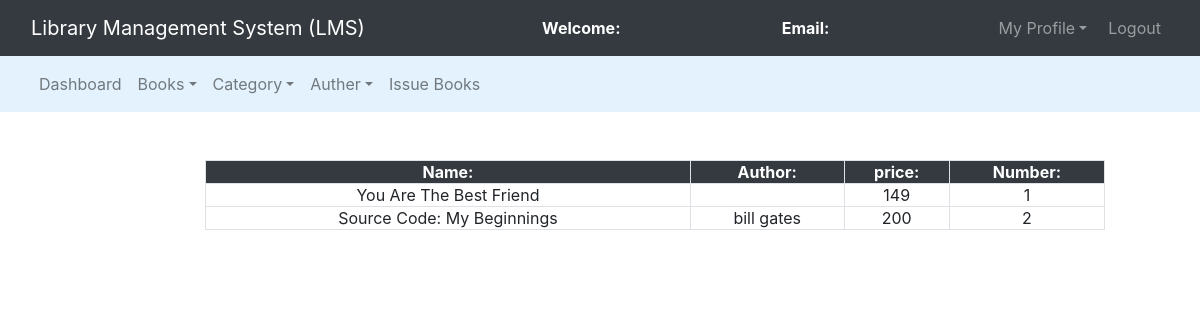
/admin/regbooks.php, run on the app's committed database.
### tables this page shows
CREATE TABLE `books` (
  `book_id` int(11) NOT NULL,
  `book_name` varchar(250) NOT NULL,
  `author_id` int(11) NOT NULL,
  `cat_id` int(11) NOT NULL,
  `book_no` int(11) NOT NULL,
  `book_price` int(11) NOT NULL
);

CREATE TABLE `authors` (
  `author_id` int(11) NOT NULL,
  `author_name` varchar(250) NOT NULL
);

### admin/regbooks.php (the view, shortened to what this page needs)
<?php
    $connection = mysqli_connect("localhost","root","");
    $query = "select books.book_name,books.book_no,books.book_price,authors.author_name from books left join authors on books.author_id = authors.author_id";
?>
<html lang="en">
<head>
    <link rel="stylesheet" type="text/css" href="../bootstrap-4.4.1/css/bootstrap.min.css">
</head>
<body>
    <nav class="navbar navbar-expand-lg navbar-dark bg-dark">
        <div class="container-fluid">
            <div class="navbar-header">
                <a class="navbar-brand" href="admin_dashboard.php">Library Management System (LMS)</a>
            </div>
            <font style="color:white"><span><strong>Welcome: <?php
                                                                ?></strong></span></font>
            <font style="color:white"><span><strong>Email: <?php
                                                            ?></strong></span></font>
            <ul class="nav navbar-nav navbar-right">
                <li class="nav-item dropdown">
                    <a class="nav-link dropdown-toggle" data-toggle="dropdown" style=" margin-right:5px" ;>My Profile</a>
                </li>
                <li class="nav-item"><a class="nav-link" href="aindex.php">Logout</a></li>
            </ul>
        </div>
    </nav>
    <nav class="navbar navbar-expand-lg navbar-light" style="background-color:#e3f2fd">
        <div class="container-fluid">
            <ul class="nav navbar-nav navbar-center">
                <li class="nav-item">
                    <a href="admin_dashboard.php" class="nav-link">Dashboard</a>
                </li>
                <li class="nav item-dropdown">
                    <a href="" class="nav-link dropdown-toggle" data-toggle="dropdown">Books</a>
                </li>
                <li class="nav item-dropdown">
                    <a href="" class="nav-link dropdown-toggle" data-toggle="dropdown">Category</a>
                </li>
                <li class="nav item-dropdown">
                    <a href="" class="nav-link dropdown-toggle" data-toggle="dropdown">Auther</a>
                </li>
                <li class="nav-item">
                    <a href="issued_book.php" class="nav-link">Issue Books</a>
                </li>
            </ul>
        </div>
    </nav><br><br>
    <div class="row">
        <div class="col-md-2"></div>
        <div class="col-md-8">
            <form action="">
                <table class="table-bordered" width="900px" style="text-align: center";>
                    <tr>
                        <th style="background-color:#343A40";><font style="color:white";>Name:</font></th>
                        <th style="background-color:#343A40";><font style="color:white";>Author:</font></th>
                        <th style="background-color:#343A40";><font style="color:white";>price:</font></th>
                        <th style="background-color:#343A40";><font style="color:white";>Number:</font></th>
                    </tr>
                    <?php
                    $query_run = mysqli_query($connection,$query);
					while ($row = mysqli_fetch_assoc($query_run)) {
                        $book_name=$row['book_name'];
                        $author_name=$row['author_name'];
                        $price=$row['book_price'];
                        $book_no=$row['book_no'];
                    ?>
                        <tr>
                            <td><?php echo $book_name; ?></td>
                            <td><?php echo $author_name; ?></td>
                            <td><?php echo $price; ?></td>
                            <td><?php echo $book_no; ?></td>
                        </tr>
                        <?php
                    }
                    ?>
                    </table>
            </form>
        </div>
        <div class="col-md-2"></div>
    </div>
</body>
</html>

### data on the page
books: book_name "You Are The Best Friend", book_price "149", book_no "1"
books: book_name "Source Code: My Beginnings", author.author_name "bill gates", book_price "200", book_no "2"
